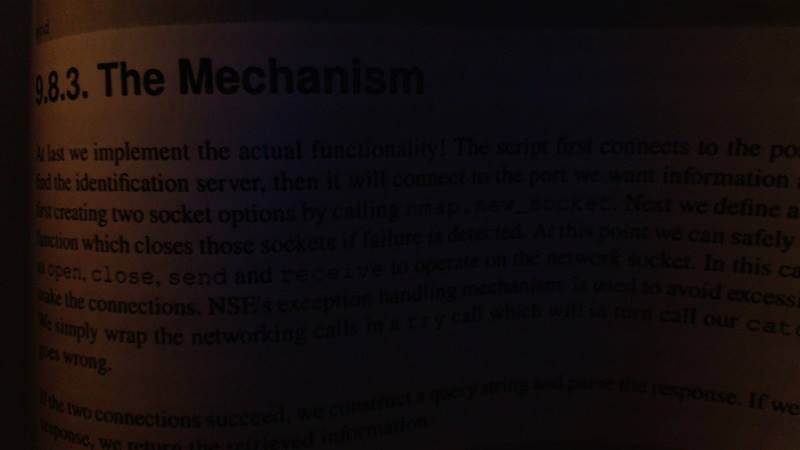
#> input picture Original/06.jpg, 800 x 450 px
$ jupyter execute example.ipynb
#> lines starting #> are read from the running program, lines starting #| are printed output that depends on the picture; after the words box and inside, x2 and y2 are one past the last pixel; in counts of white or black regions, pixels touching at a corner belong together
[cell 1]
#libraries
import numpy as np
from numpy import linalg
import cv2
from math import sqrt
from math import atan
from math import pow
import matplotlib.pyplot as plt
import glob
from PIL import Image

#reading the image
a = cv2.imread("Original/06.jpg")
#> a is the input picture: shape (450, 800, 3); mean B, G, R 13.6, 13.6, 20.4

#showing the original image
plt.title("Original Image")
plt.imshow(a)
plt.show()

#making 3 grayscale images
b = cv2.cvtColor(a, cv2.COLOR_BGR2GRAY)
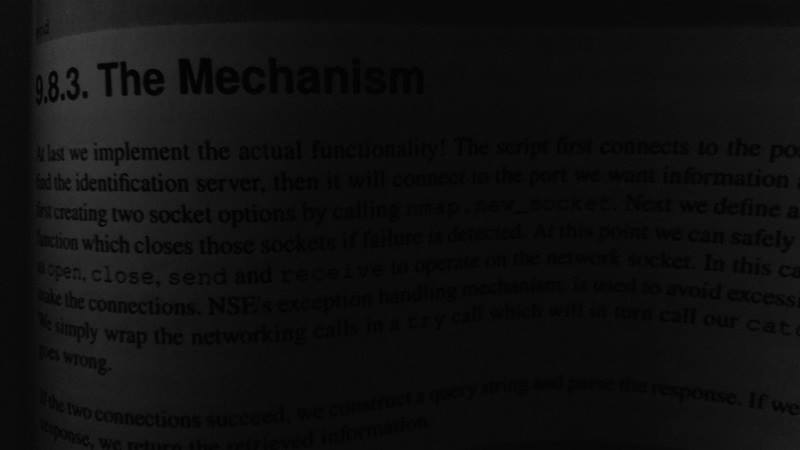
#> b: shape (450, 800); min 0, max 66, mean 15.6
c = cv2.cvtColor(a, cv2.COLOR_BGR2GRAY)
d = cv2.cvtColor(a, cv2.COLOR_BGR2GRAY)

#k-value range [0.1-0.5] can be changed depending on image
k=0.2

#r-value can be changed depending on image
r=128

#neighbouring window size can be changed depending on image
window=35

#otsu thresholding
ret2,th= cv2.threshold(b,0,255,cv2.THRESH_BINARY+cv2.THRESH_OTSU)
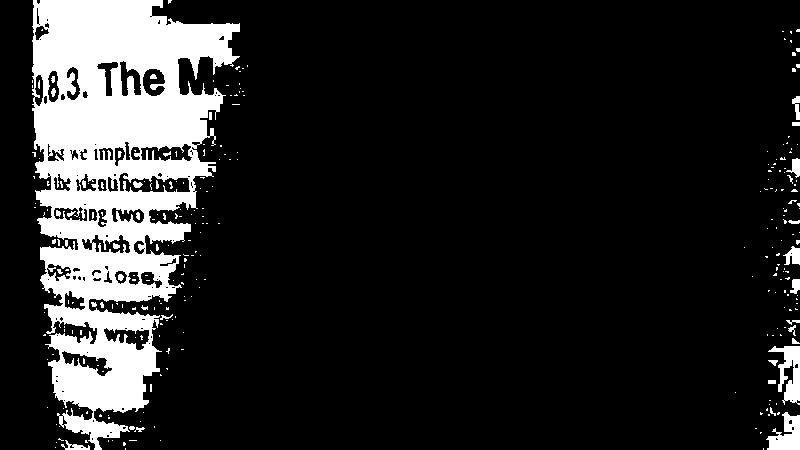
#> th: shape (450, 800); 14.5% white; 275 white regions (240 under 20 px), largest, box (x1, y1, x2, y2) and area: (32, 0, 240, 450) 48065, (768, 346, 800, 405) 921, (766, 412, 800, 450) 781
#> ret2 = 23

#showing otsu result
plt.title("Otsu")
plt.imshow(th,cmap='gray')
plt.show()


h,w=b.shape
#> h = 450; w = 800

th=0
value=[]
threshold=[]
m=0
var=0
std=0
b,c=cv2.integral2(b)
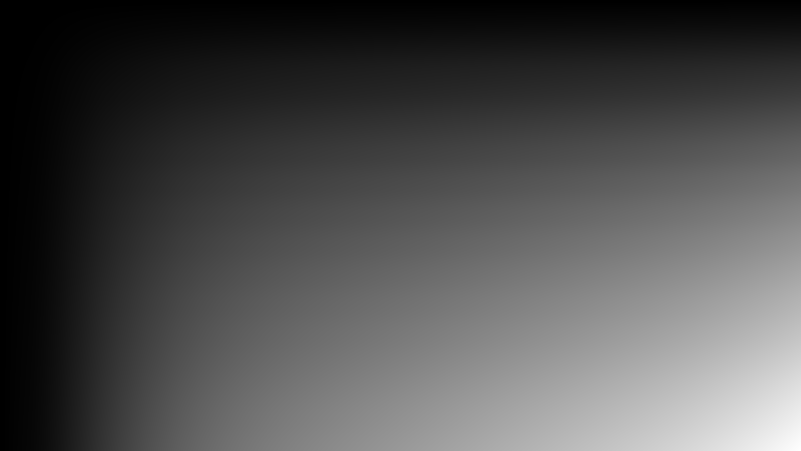
#> b: shape (451, 801) int32; min 0, max 5620285, mean 1733285.8; drawn with min black and max white
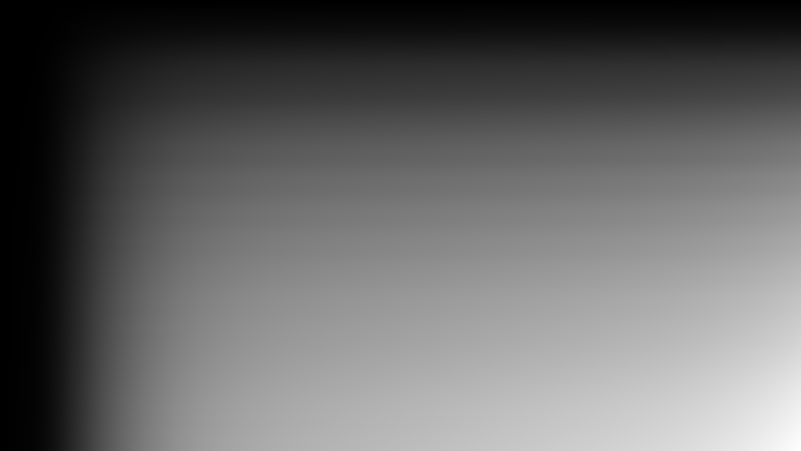
#> c: shape (451, 801) float64; min 0, max 119398745, mean 47910006.3; drawn with min black and max white

h,w=c.shape
#> h = 451; w = 801

#Sauvola Method using integrl images
for i in range(1, w , 1):
    for j in range(1, h , 1):
        if(j>(h-int(window/2)) and i>(w-int(window/2))):
            m = (b[j, i] + b[j - int(window/2), i - int(window/2)] - b[
                j , i - int(window/2)] - b[j - int(window/2), i]) / (window * window)
            s = (c[j, i] + c[j - int(window/2), i - int(window/2)] - c[
                j, i - int(window/2)] - c[j - int(window/2), i]) / (window * window)
        elif (i > (w - int(window/2)) and j < (h - int(window/2))):
            m = (b[j + int(window/2), i] + b[j - int(window/2), i - int(window/2)] - b[
                j + int(window/2), i - int(window/2)] - b[j - int(window/2), i]) / (window * window)
            s = (c[j + int(window/2), i] + c[j - int(window/2), i - int(window/2)] - c[
                j + int(window/2), i - int(window/2)] - c[j - int(window/2), i]) / (window * window)
        elif(j>(h-int(window/2)) and i<(w-int(window/2))):
            m = ( b[j,i+int(window/2)]+b[j-int(window/2),i-int(window/2)]-b[j,i-int(window/2)]-b[j-int(window/2),i+int(window/2)])/(window*window)
            s = (  c[j,i+int(window/2)]+c[j-int(window/2),i-int(window/2)]-c[j,i-int(window/2)]-c[j-int(window/2),i+int(window/2)])/(window*window)
        elif(j<(h-int(window/2) ) and i<(w-int(window/2))):
            m=(b[j+int(window/2),i+int(window/2)]+b[j-int(window/2),i-int(window/2)]-b[j+int(window/2),i-int(window/2)]-b[j-int(window/2),i+int(window/2)])/(window*window)
            s=(c[j+int(window/2),i+int(window/2)]+c[j-int(window/2),i-int(window/2)]-c[j+int(window/2),i-int(window/2)]-c[j-int(window/2),i+int(window/2)])/(window*window)
        var = ((s)- (pow((m), 2)))/(window*window)
        std = sqrt(abs(var))
        T = m * (1 + (k * ((std / r) - 1)))
        threshold.append(T)
#> after the loop, threshold = 360000 items


h1,w1=d.shape
#> h1 = 450; w1 = 800

#setting pixel values based on computed threshold
for i in range(0, w1, 1):
     for j in range(0, h1, 1):

        if (d[j, i] <= threshold[th]):
             d[j, i] = 0
        else:
             d[j, i] = 255
        th=th+1
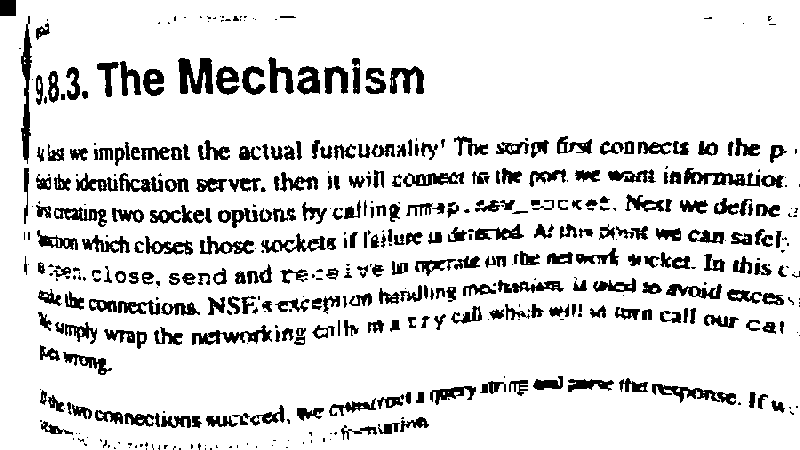
#> d: shape (450, 800); 86.6% white; 481 black regions (182 under 20 px), largest, box (x1, y1, x2, y2) and area: (178, 58, 213, 94) 843, (21, 16, 32, 164) 816, (684, 168, 760, 187) 642
#> after the loop, th = 360000

for i in range(0, int(window/2), 1):
    for j in range(0, h1, 1):
        d[j,i]=255
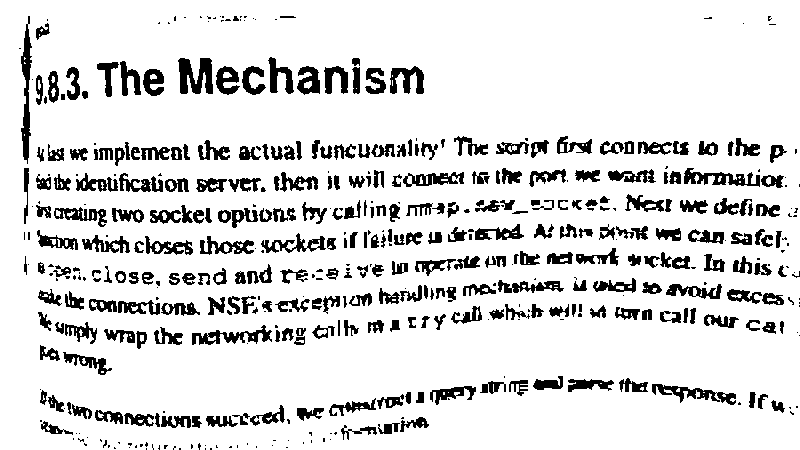
#> d: shape (450, 800); 86.6% white; 480 black regions (182 under 20 px), largest, box (x1, y1, x2, y2) and area: (178, 58, 213, 94) 843, (21, 16, 32, 164) 816, (684, 168, 760, 187) 642
for i in range(0, w1, 1):
    for j in range(0, int(window/2), 1):
        d[j,i]=255
#> d: shape (450, 800); 86.6% white; 479 black regions (183 under 20 px), largest, box (x1, y1, x2, y2) and area: (178, 58, 213, 94) 843, (21, 17, 32, 164) 814, (684, 168, 760, 187) 642

plt.title("Our Method")
plt.imshow(d,cmap='gray')
plt.show()

$ run again, with Original/01.jpg copied over Original/06.jpg
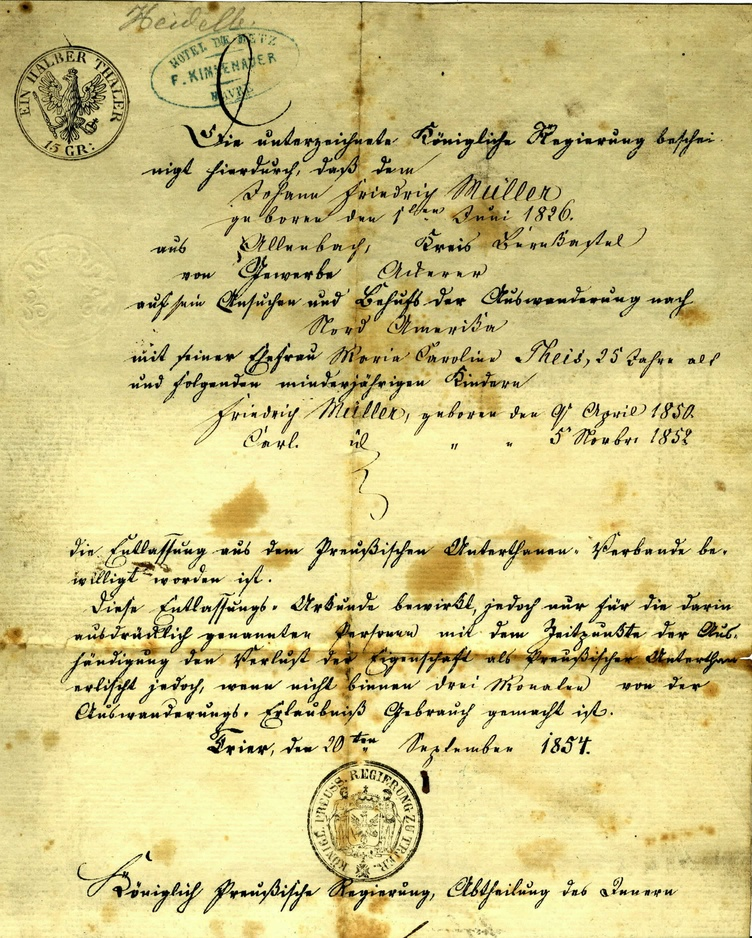
#> input picture Original/01.jpg, 752 x 938 px, shrunk from 2258 x 2814 before the run
#> a is the input picture: shape (938, 752, 3); mean B, G, R 135.6, 199.2, 210.6
#> `ret2,th= cv2.threshold(b,0,255,cv2.THRESH_BINARY+cv2.THRESH_OTSU)`:
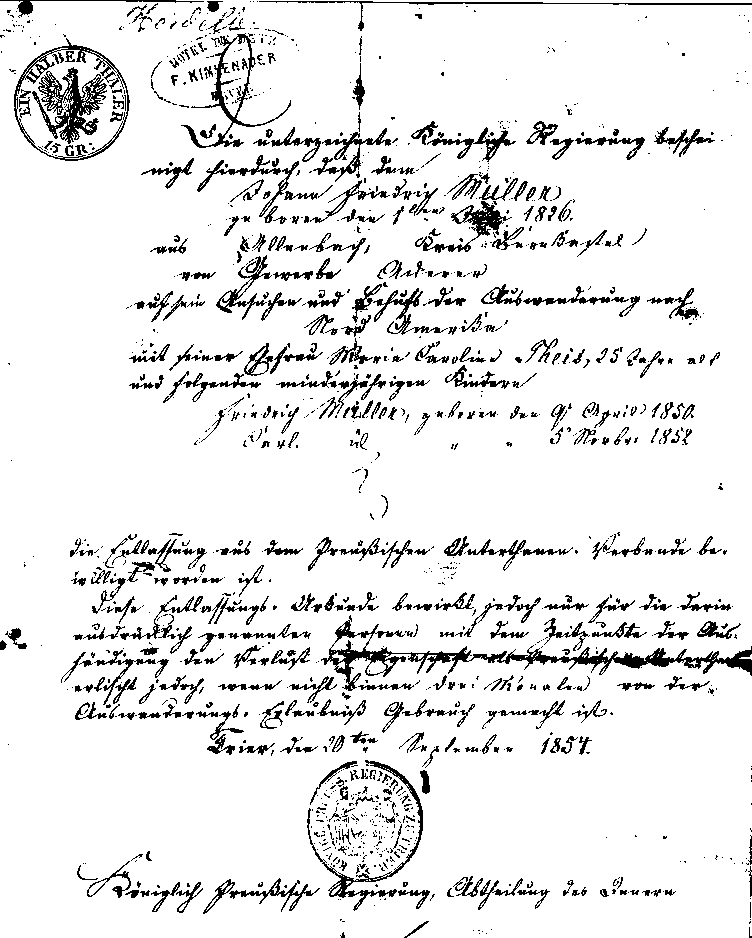
#> th: shape (938, 752); 91.4% white; black in thin lines or dots
#> ret2 = 135
#> after the loop `for i in range(1, w , 1):`: threshold = 705376 items
#> after the loop `for i in range(0, int(window/2), 1):`:
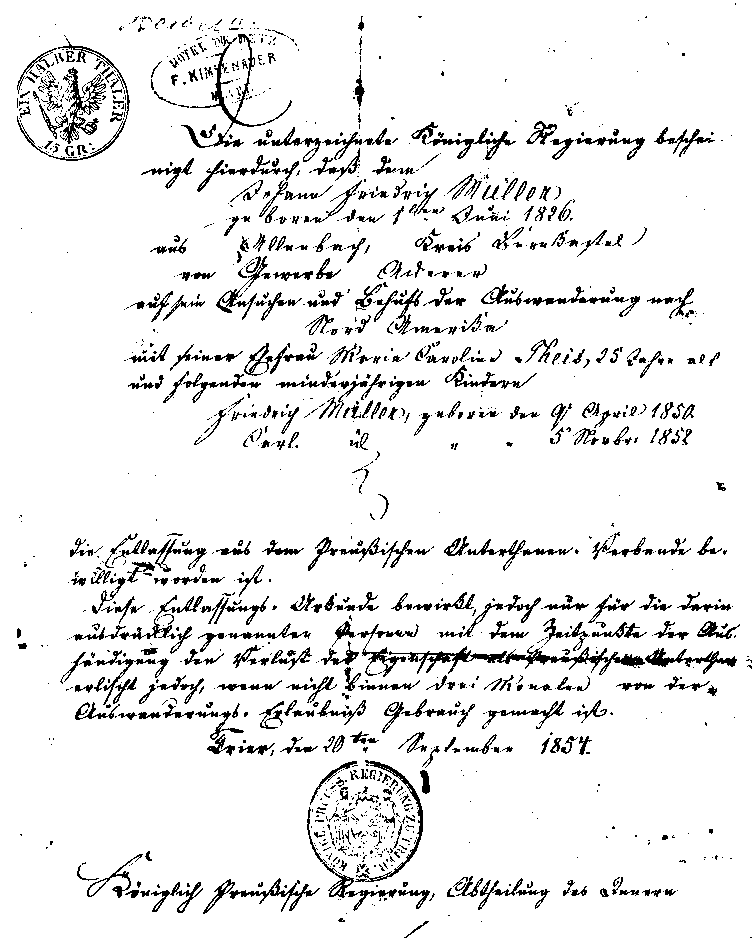
#> d: shape (938, 752); 92.2% white; black in thin lines or dots

$ run again, with Original/02.jpg copied over Original/06.jpg
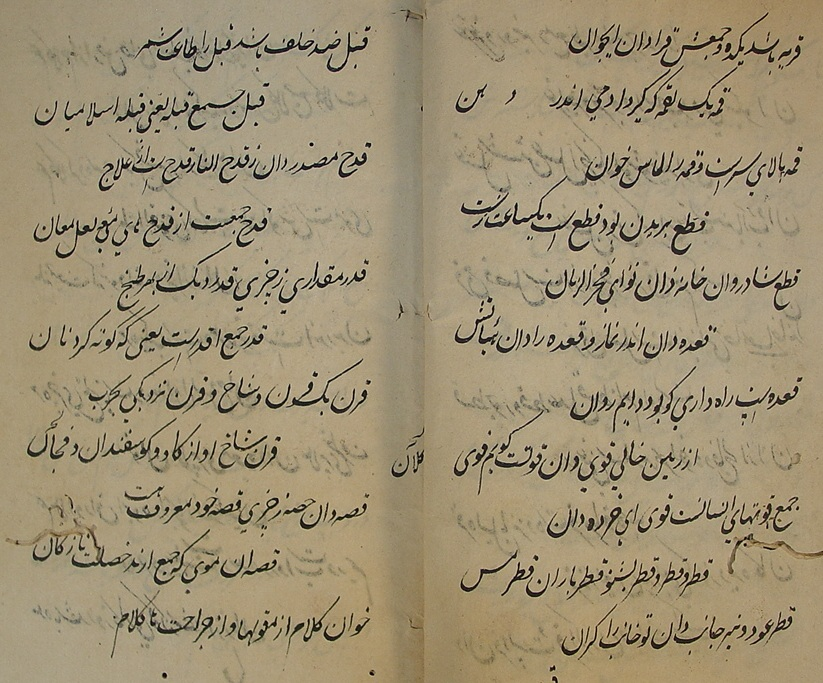
#> input picture Original/02.jpg, 823 x 683 px
#> a is the input picture: shape (683, 823, 3); mean B, G, R 116.1, 144.8, 158.4
#> `ret2,th= cv2.threshold(b,0,255,cv2.THRESH_BINARY+cv2.THRESH_OTSU)`:
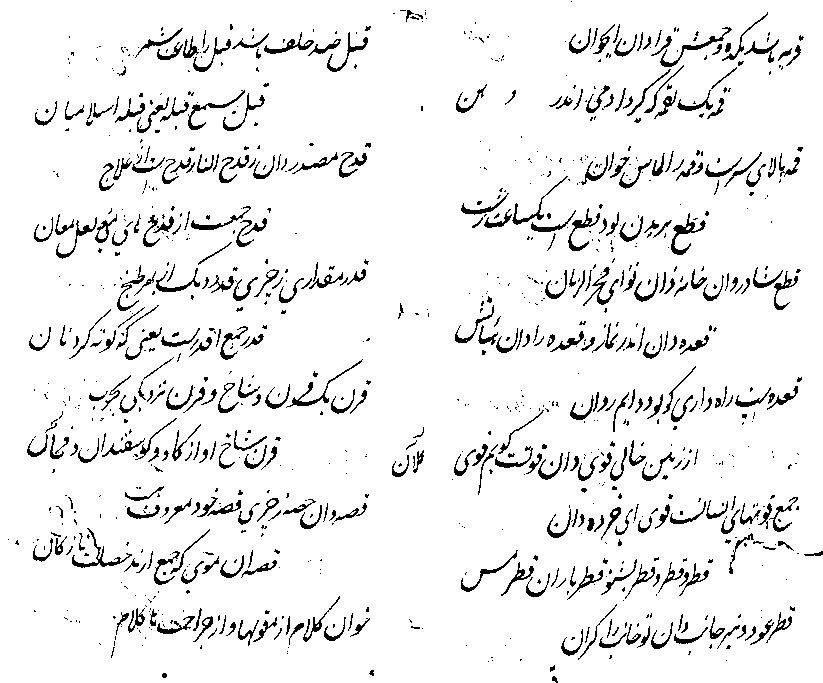
#> th: shape (683, 823); 93.4% white; black in thin lines or dots
#> ret2 = 98
#> after the loop `for i in range(1, w , 1):`: threshold = 562109 items
#> after the loop `for i in range(0, int(window/2), 1):`:
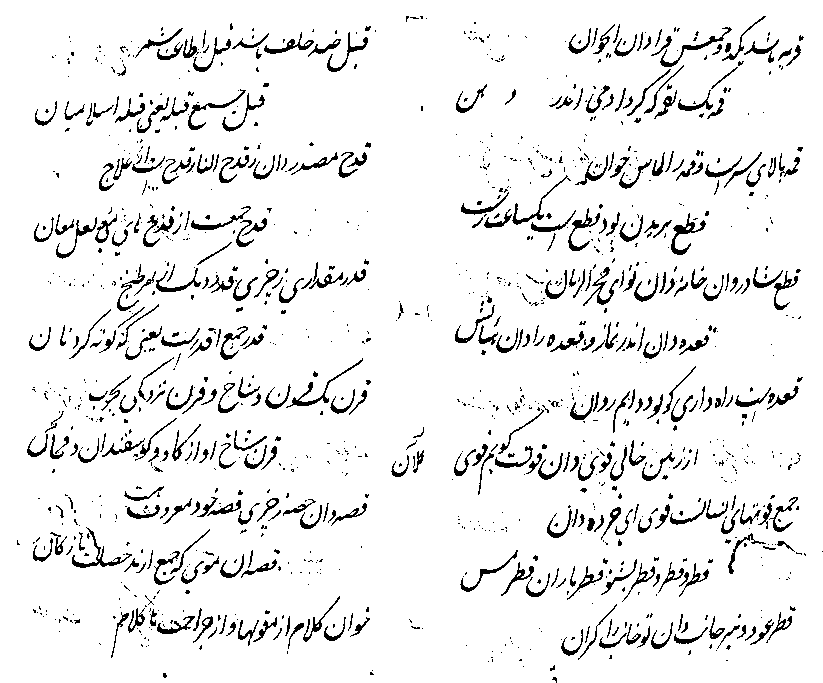
#> d: shape (683, 823); 93% white; black in thin lines or dots

$ run again, with Original/03.jpg copied over Original/06.jpg
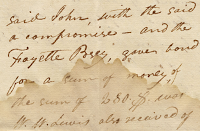
#> input picture Original/03.jpg, 200 x 131 px
#> a is the input picture: shape (131, 200, 3); mean B, G, R 163.2, 196.4, 216.4
#> `ret2,th= cv2.threshold(b,0,255,cv2.THRESH_BINARY+cv2.THRESH_OTSU)`:
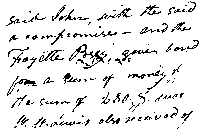
#> th: shape (131, 200); 90.6% white; black in thin lines or dots
#> ret2 = 170
#> after the loop `for i in range(1, w , 1):`: threshold = 26200 items
#> after the loop `for i in range(0, int(window/2), 1):`:
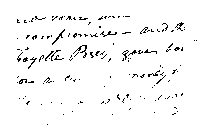
#> d: shape (131, 200); 96.4% white; black in thin lines or dots, all inside (x1, y1, x2, y2) = (17, 16, 197, 125)
